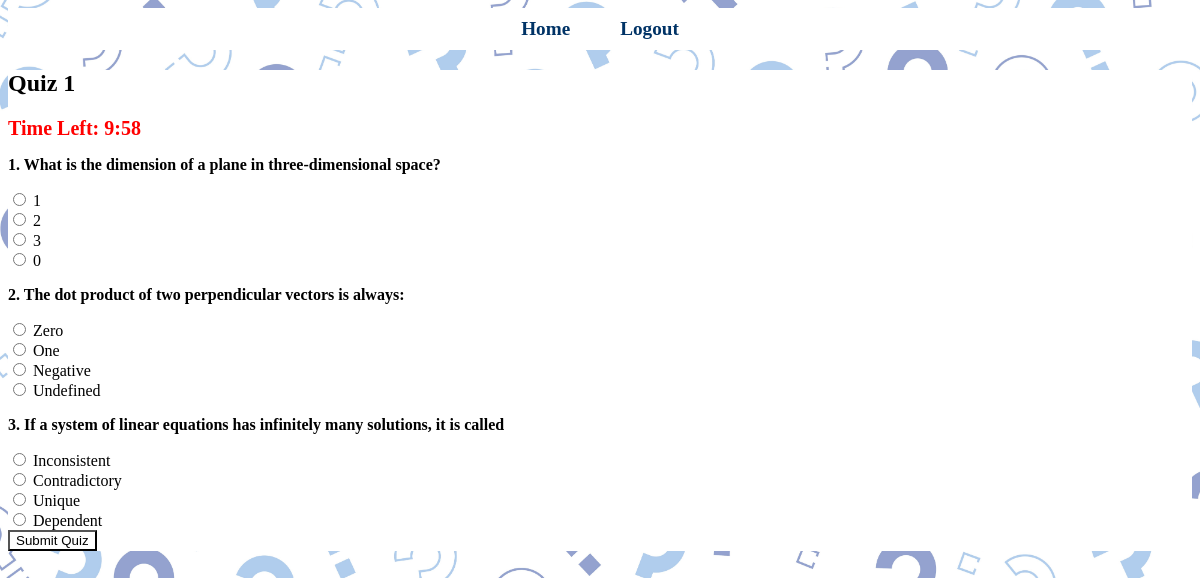
Page /user/start_quiz/1 (signed in) on the committed database.
### models/quiz.py (models this page shows)
class Quiz(db.Model):
    id = db.Column(db.Integer, primary_key=True)
    title = db.Column(db.String(200), nullable=False)
    chapter_id = db.Column(db.Integer, db.ForeignKey('chapter.id'), nullable=False)
    date_of_quiz = db.Column(db.Date)  # New field
    time_duration = db.Column(db.Time, nullable=True)  # Time in minutes
    remarks = db.Column(db.Text)  # New field
    questions = db.relationship('Question', backref='quiz', lazy=True)  # Relationship

class Question(db.Model):
    id = db.Column(db.Integer, primary_key=True)
    quiz_id = db.Column(db.Integer, db.ForeignKey('quiz.id'), nullable=False)
    question_text = db.Column(db.Text, nullable=False)
    option_1 = db.Column(db.String(200), nullable=False)
    option_2 = db.Column(db.String(200), nullable=False)
    option_3 = db.Column(db.String(200), nullable=False)
    option_4 = db.Column(db.String(200), nullable=False)
    correct_answer = db.Column(db.Integer, nullable=False)

### controllers/user_controller.py (the view, shortened to what this page needs)
@user_bp.route('/start_quiz/<int:quiz_id>', methods=['GET', 'POST'])
@login_required
def start_quiz(quiz_id):
    quiz = Quiz.query.get_or_404(quiz_id)
    questions = Question.query.filter_by(quiz_id=quiz_id).all()
    time_parts = str(quiz.time_duration).split(':')  # Convert `hh:mm` to list [hh, mm]
    total_seconds = int(time_parts[0]) * 3600 + int(time_parts[1]) * 60  # Convert to seconds
    return render_template('start_quiz.html', quiz=quiz, questions=questions, total_seconds=total_seconds)

### app.py (called while the page is built)
@login_manager.user_loader
def load_user(user_id):
    return db.session.get(User, int(user_id))

### templates/start_quiz.html (shortened to what this page needs)
{% extends "base.html" %}
{% block content %}
<h2>{{ quiz.title }}</h2>
<div id="timer" style="font-size: 20px; font-weight: bold; color: red;">
    Time Left: <span id="time"></span>
</div>
<form method="POST" id="quizForm">
    {% for question in questions %}
        <div class="form-group">
            <p><strong>{{ loop.index }}. {{ question.question_text }}</strong></p>
            {% for option in ['option_1', 'option_2', 'option_3', 'option_4'] %}
                <div>
                    <input type="radio" name="question_{{ question.id }}" value="{{ question[option] }}" required>
                    {{ question[option] }}
                </div>
            {% endfor %}
        </div>
    {% endfor %}
    <button type="submit" class="btn btn-primary">Submit Quiz</button>
</form>
{% endblock %}

### static/css/styles.css (style rules this page uses)
body { background-image: url("../images/question_marks_background.jpg"); background-size: cover; background-position: center; background-repeat: no-repeat; background-attachment: fixed; }
body * { background-color: white !important; }

### rows in the picture
Quiz: title "Quiz 1"
Question: question_text "What is the dimension of a plane in three-dimensional space?", option_1 "1" "2" "3" "0"
Question: question_text "The dot product of two perpendicular vectors is always:", option_1 "Zero" "One" "Negative" "Undefined"
Question: question_text "If a system of linear equations has infinitely many solutions, it is called", option_1 "Inconsistent" "Contradictory" "Unique" "Dependent"
